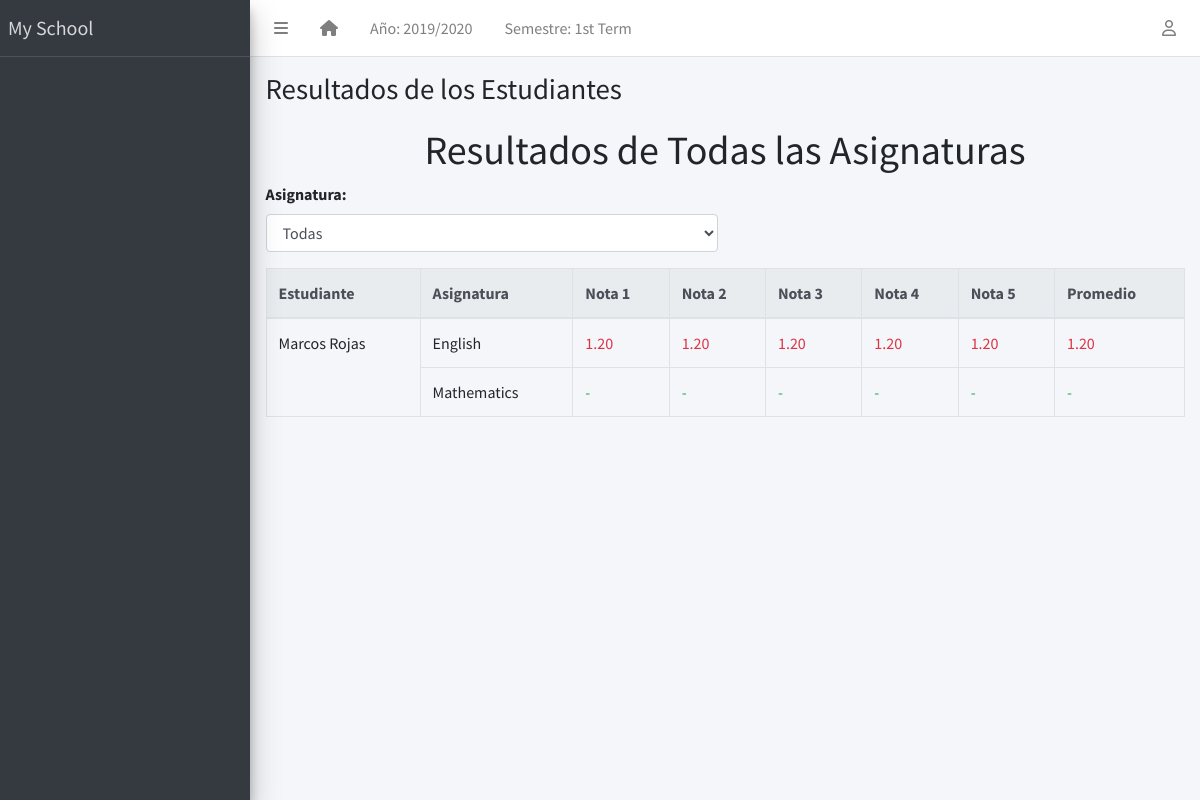
The page /result/view_results/ on the database its author committed.
### apps/corecode/models.py (models this page shows, shortened)
class AcademicSession(models.Model):
    name = models.CharField(max_length=200, unique=True)
    current = models.BooleanField(default=True)
    class Meta:
        ordering = ["-name"]

class AcademicTerm(models.Model):
    name = models.CharField(max_length=20, unique=True)
    current = models.BooleanField(default=True)
    class Meta:
        ordering = ["name"]

class SiteConfig(models.Model):
    key = models.SlugField()
    value = models.CharField(max_length=200)

class Subject(models.Model):
    name = models.CharField(max_length=200, unique=True, verbose_name="Nombre")
    class Meta:
        ordering = ["name"]

### apps/students/models.py (models this page shows, shortened)
class Student(models.Model):
    STATUS_CHOICES = [("activo", "Activo"), ("inactivo", "Inactivo")]
    GENDER_CHOICES = [("masculino", "Masculino"), ("femenino", "Femenino")]
    estado = models.CharField(max_length=10, choices=STATUS_CHOICES, default="activo")
    rut_regex = RegexValidator(
        regex=r"^\d{1,2}\d{3}\d{3}-[0-9kK]{1}$",
        message="El RUT debe estar en el formato 'XXXXXXXX-X'"
    )
    rut = models.CharField(max_length=12, unique=True, validators=[rut_regex], blank=True)
    apellido_paterno = models.CharField(max_length=200)
    apellido_materno = models.CharField(max_length=200)
    nombres = models.CharField(max_length=200, blank=True)
    sexo = models.CharField(max_length=10, choices=GENDER_CHOICES, default="masculino")
    fecha_nacimiento = models.DateField(default=timezone.now)
    curso_actual = models.ForeignKey(
        StudentClass, on_delete=models.SET_NULL, blank=True, null=True
    )
    fecha_admision = models.DateField(default=timezone.now)
    telefono_regex = RegexValidator(
        regex="^[0-9]{9,15}$", message="El número de teléfono no tiene el formato correcto."
    )
    telefono_apoderado = models.CharField(
        validators=[telefono_regex], max_length=15, blank=True
    )
    direccion = models.TextField(blank=True)
    observaciones = models.TextField(blank=True)
    email = models.EmailField(
        max_length=254, unique=True, validators=[EmailValidator()],
        blank=True, null=True
    )
    foto = models.ImageField(blank=True, upload_to="students/fotos/")
    representante = models.ForeignKey(
        "representatives.Representatives", on_delete=models.SET_NULL, null=True, blank=True, related_name="estudiantes"
    )
    subjects = models.ManyToManyField(Subject, related_name="students", blank=True)
    class Meta:
        ordering = ["apellido_paterno", "apellido_materno", "nombres"]

### apps/result/models.py (models this page shows, shortened)
class Result(models.Model):
    student = models.ForeignKey(Student, on_delete=models.CASCADE)
    current_class = models.ForeignKey(StudentClass, on_delete=models.CASCADE)
    subject = models.ForeignKey(Subject, on_delete=models.CASCADE)
    score = models.DecimalField(max_digits=4, decimal_places=2, null=True, blank=True)
    n_score = models.PositiveIntegerField(null=True)
    average = models.DecimalField(max_digits=5, decimal_places=2, null=True, blank=True)
    class Meta:
        ordering = ["subject"]

### apps/result/views.py (the view)
# urls.py: path('view_results/', ResultViews.as_view(), name='view_results'),
class ResultViews(ListView):
    template_name = "result/view_result.html"
    context_object_name = "student_results"
    def get_queryset(self):
        return []  # ListView espera un queryset, pero no lo usamos aquí
    def get_context_data(self, **kwargs):
        context = super().get_context_data(**kwargs)
        subjects = Subject.objects.all()
        context['subjects'] = subjects
        subject_id = self.request.GET.get('subject_id')
        if subject_id:
            selected_subject = get_object_or_404(Subject, id=subject_id)
            context['selected_subject'] = selected_subject
        else:
            selected_subject = None
            context['selected_subject'] = None
        students = Student.objects.all()
        if selected_subject:
            students = students.filter(subjects=selected_subject)
        student_results = []
        for student in students:
            student_data = {
                "student": student,
                "subjects": [],
            }
            filtered_subjects = [selected_subject] if selected_subject else subjects
            for subject in filtered_subjects:
                if subject not in student.subjects.all():
                    continue  # Saltar si el estudiante no está inscrito en esta asignatura
                results = Result.objects.filter(student=student, subject=subject).order_by("n_score")
                if results.exists():
                    total_score = sum(result.score for result in results if result.score is not None)
                    count_scores = results.filter(score__isnull=False).count()
                    average = total_score / count_scores if count_scores > 0 else None
                    subject_data = {
                        "subject": subject,
                        "scores": [result.score for result in results],  # Todas las notas
                        "average": average,
                    }
                else:
                    subject_data = {
                        "subject": subject,
                        "scores": [None] * 5,  # Asume 5 notas por asignatura si no hay datos
                        "average": None,
                    }
                student_data["subjects"].append(subject_data)
            if student_data["subjects"]:  # Solo agregar estudiantes con asignaturas válidas
                student_results.append(student_data)
        context['student_results'] = student_results
        context['n_range'] = range(1, 6)  # Suponiendo que hay 5 notas
        return context

### apps/corecode/context_processors.py (called while the page is built)
def site_defaults(request):
    current_session = AcademicSession.objects.get(current=True)
    current_term = AcademicTerm.objects.get(current=True)
    vals = SiteConfig.objects.all()
    contexts = {
        "current_session": current_session.name,
        "current_term": current_term.name,
    }
    for val in vals:
        contexts[val.key] = val.value
    return contexts

### apps/templatetags/user_groups.py (called while the page is built)
@register.filter
def in_group(user, group_id):
    return user.groups.filter(id=group_id).exists()

### apps/result/templates/result/view_result.html (shortened to what this page needs)
{% extends 'base.html' %}
{% load static %}
{% load custom_tags %}
{% block title %}Resultados de los Estudiantes{% endblock title %}
{% block fullcard %}
<h1 class="text-center">Resultados de Todas las Asignaturas</h1>
<div class="row mb-3">
    <div class="col-md-6">
        <label for="filter-subject" class="form-label" style="font-weight: bold;">Asignatura:</label>
        <form method="get">
            <select id="filter-subject" name="subject_id" class="form-control" onchange="this.form.submit()">
                <option value="">Todas</option>
            </select>
        </form>
    </div>
</div>
<div class="table-responsive">
    <table id="studenttable" class="table table-bordered table-hover" data-page-length="100">
        <thead class="thead-light">
            <tr>
                <th>Estudiante</th>
                <th>Asignatura</th>
                {% for n in n_range %}
                    <th>Nota {{ n }}</th>
                {% endfor %}
                <th>Promedio</th>
            </tr>
        </thead>
        <tbody>
            {% for result in student_results %}
                {% for subject in result.subjects %}
                    <tr>
                        {% if forloop.first %}
                            <td rowspan="{{ result.subjects|length }}">{{ result.student.nombres }} {{ result.student.apellido_paterno }}</td>
                        {% endif %}
                        <td>{{ subject.subject.name }}</td>
                        {% for score in subject.scores %}
                            <td>
                                <span class="{% if score and score < 4 %}text-danger{% else %}text-success{% endif %}">
                                    {{ score|default:"-" }}
                                </span>
                            </td>
                        {% endfor %}
                        <td>
                            <span class="{% if subject.average and subject.average < 4 %}text-danger{% else %}text-success{% endif %}">
                                {{ subject.average|floatformat:2|default:"-" }}
                            </span>
                        </td>
                    </tr>
                {% endfor %}
            {% endfor %}
        </tbody>
    </table>
</div>
{% endblock fullcard %}

### templates/base.html (shortened to what this page needs)
{% load static %}
{% load custom_templatetag %}
{% load representative_tags %}
<!DOCTYPE html>
<html lang="en">
<head>
  <link rel="stylesheet" href="https://cdnjs.cloudflare.com/ajax/libs/dropzone/5.9.3/dropzone.min.css">
  <link rel="stylesheet" href="https://cdnjs.cloudflare.com/ajax/libs/font-awesome/6.6.0/css/all.min.css" />
  <link rel="stylesheet"
    href="{% static 'plugins/overlayScrollbars/css/OverlayScrollbars.min.css' %}">
  <link rel="stylesheet" href="{% static 'plugins/Datatables/datatables.min.css' %}" />
  <link rel="stylesheet" href="{% static 'dist/css/adminlte.min.css' %}">
</head>
<body
  class="hold-transition sidebar-mini layout-fixed layout-navbar-fixed layout-footer-fixed">
  <div class="wrapper">
    <nav class="main-header navbar navbar-expand navbar-white navbar-light">
      <ul class="navbar-nav">
        <li class="nav-item">
          <a class="nav-link" data-widget="pushmenu" href="#" role="button"><i class="fas fa-bars"></i></a>
        </li>
        <li class="nav-item d-none d-sm-inline-block">
          <a href="{% url 'home' %}" class="nav-link"><i class="fa fa-home"></i></a>
        </li>
        <li class="nav-item d-none d-sm-inline-block">
          <a href="{% url 'current-session' %}" class="nav-link">Año: {{ current_session }}</a>
        </li>
        <li class="nav-item d-none d-sm-inline-block">
          <a href="{% url 'current-session' %}" class="nav-link">Semestre: {{ current_term }}</a>
        </li>
      </ul>
      <ul class="navbar-nav ml-auto">
        <li class="nav-item dropdown">
          <a class="nav-link" data-toggle="dropdown" href="#">
            <i class="far fa-user"></i>
          </a>
        </li>
      </ul>
    </nav>
    <aside class="main-sidebar sidebar-dark-primary elevation-4">
      <a href="{% url 'home' %}" class="brand-link">{{ school_name | default:"MySchool" }}</a>
      <div class="sidebar">
      </div>
    </aside>
    <div class="content-wrapper">
      <section class="content-header">
        <div class="container-fluid">
          <div class="row mb-1">
            <div class="col-sm-8">
              <h1>{% block title %}{% endblock title %}</h1>
            </div>
            <div class="col-sm-4">
            </div>
          </div>
        </div>
      </section>
      <section class="content">
        <div class="container-fluid">
          <div class="row">
            <div class="col-md-12">
              {% block fullcard %}{% endblock fullcard %}
            </div>
          </div>
        </div>
      </section>
    </div>
  </div>
</body>
</html>

### rows shown on the page
AcademicSession: name "2019/2020"
AcademicTerm: name "1st Term"
SiteConfig: value "My School"
Student: student.nombres "Marcos", student.apellido_paterno "Rojas"
Subject: subject.name "English", average "1.20"
Result: scores "1.20"
Result: scores "1.20"
Result: scores "1.20"
Result: scores "1.20"
Result: scores "1.20"
Subject: subject.name "Mathematics", scores "-" "-" "-" "-" "-", average "-"

### other values the page prints
{{ n }} "1" "2" "3" "4" "5"
